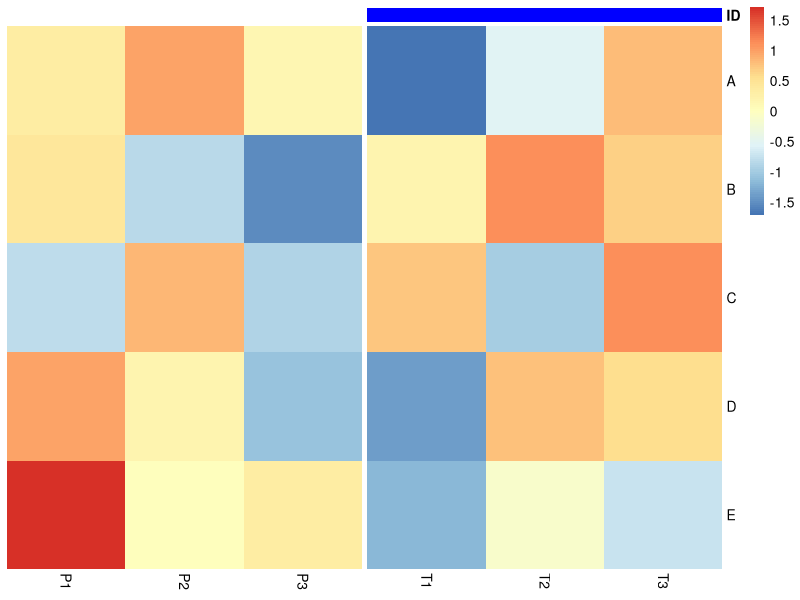
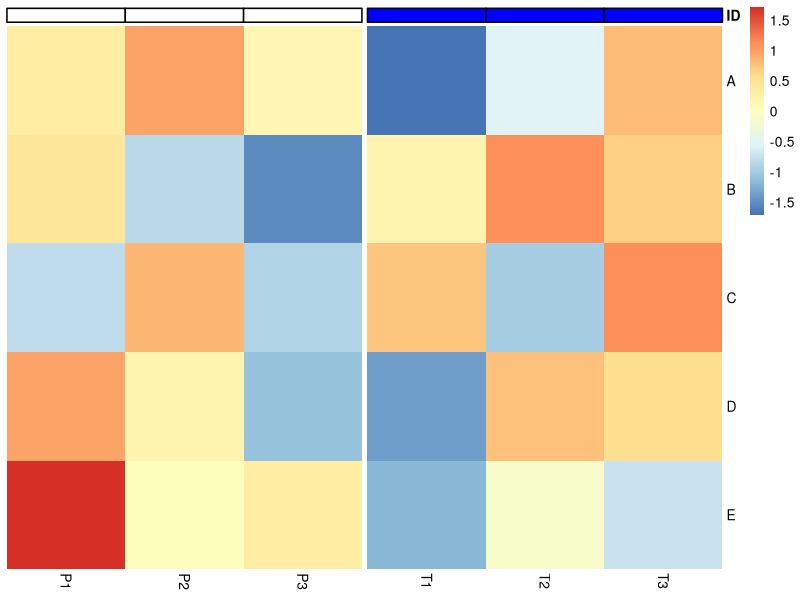

These figures' R source, in order:
#!/usr/bin/env Rscript
# this script does what?
# from  https://stackoverflow.com/questions/33292067/pheatmap-annotation-colors-and-border
library(ggplot2)
library(Cairo)
library(pheatmap)   
library(grid)

set.seed(123)

df<-data.frame( matrix(sample(30), ncol = 5))
colnames(df)<-LETTERS[1:5]
subj<-c("P1", "P2","P3", "T1", "T2","T3")
rownames(df)<-subj

aka2 = data.frame(ID = factor(rep(c("Pat","Trea"), each=3)))
rownames(aka2)<-subj
aka3 = list(ID = c(Pat = "white", Trea="blue"))

CairoPNG("ph2a.png", 800, 800)
pheatmap(t(scale(df)),
         annotation_col = aka2, 
         annotation_colors = aka3[1],
         annotation_legend = FALSE,
         gaps_col =  3,
         show_colnames = T, show_rownames = T, cluster_rows = F, 
         cluster_cols = F, legend = TRUE, 
         clustering_distance_rows = "euclidean", border_color = FALSE)

# Edit the relevant grob
lg <- grid.ls(grid.force()) # "col_annotation" looks like it's the one to edit
# first find the parent of the box. the box number changes the parent doesn't
g <- grep("col_annotation\\.3-3-3-3", lg$name)
grid.gedit(lg$name[g+1], gp = gpar(col="black", lwd=1.5))
# and g+1 will be the target box.
# grid.gedit("col_annotation", gp = gpar(col="grey70"))
# grid.gedit("col_annotation.3-3-3-3", gp = gpar(col="black"))
dev.off()
